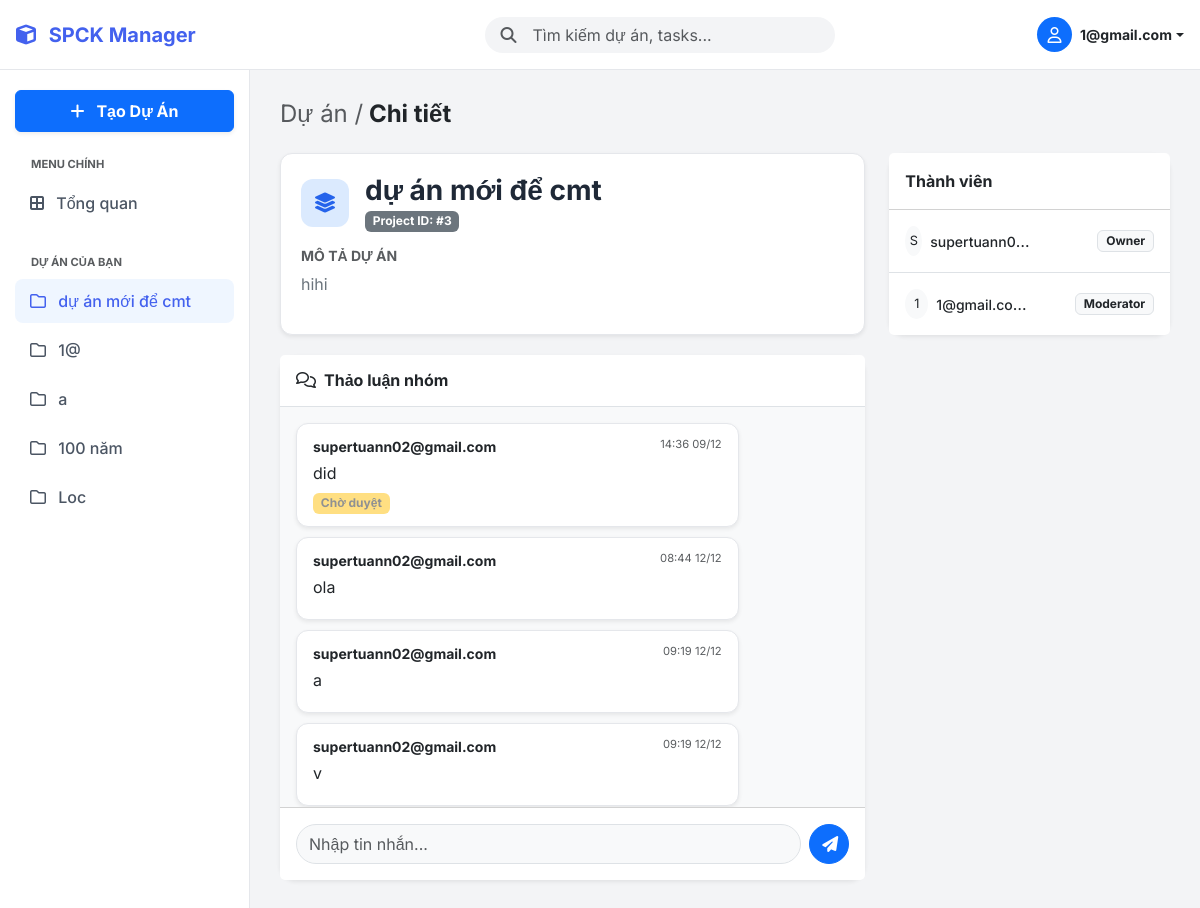
The page /dashboard.php?view_project_id=3 (signed in) on the database its author committed.
### tables this page shows
CREATE TABLE `projects` (
  `id` int NOT NULL,
  `title` varchar(255) NOT NULL,
  `description` text,
  `created_at` timestamp NOT NULL DEFAULT CURRENT_TIMESTAMP
);

CREATE TABLE `comments` (
  `id` int NOT NULL,
  `project_id` int DEFAULT NULL,
  `user_id` int DEFAULT NULL,
  `content` text,
  `created_at` timestamp NOT NULL DEFAULT CURRENT_TIMESTAMP,
  `is_approved` tinyint(1) DEFAULT '0'
);

CREATE TABLE `users` (
  `id` int NOT NULL,
  `email` varchar(255) NOT NULL,
  `password` varchar(255) NOT NULL,
  `registered_at` timestamp NOT NULL DEFAULT CURRENT_TIMESTAMP,
  `role` enum('user','admin') DEFAULT 'user',
  `status` tinyint DEFAULT '1'
);

CREATE TABLE `project_members` (
  `user_id` int NOT NULL,
  `project_id` int NOT NULL,
  `role` enum('viewer','contributor','moderator','owner') DEFAULT 'viewer'
);

### dashboard.php (the view, shortened to what the rows shown need)
<?php
require 'config.php';
$user_id = $_SESSION['user_id'];
$all_projects = [];
if (isset($_GET['q']) && !empty($_GET['q'])) {
    $search_query = trim($_GET['q']);
    $term = "%" . $search_query . "%";
    $stmt_search = $conn->prepare("SELECT * FROM projects WHERE title LIKE ? OR description LIKE ? ORDER BY created_at DESC");
    $stmt_search->bind_param("ss", $term, $term);
    $stmt_search->execute();
    $all_projects = $stmt_search->get_result()->fetch_all(MYSQLI_ASSOC);
} else {
    $all_projects = $conn->query("SELECT * FROM projects ORDER BY created_at DESC")->fetch_all(MYSQLI_ASSOC);
}
$stmt_my_pj = $conn->prepare("SELECT p.id, p.title FROM projects p JOIN project_members pm ON p.id = pm.project_id WHERE pm.user_id = ?");
$stmt_my_pj->bind_param("i", $user_id);
$stmt_my_pj->execute();
$my_projects_list = $stmt_my_pj->get_result()->fetch_all(MYSQLI_ASSOC);
$view_project_id = isset($_GET['view_project_id']) ? $_GET['view_project_id'] : null;
$projects_to_show = [];
if ($view_project_id) {
    $stmt_one = $conn->prepare("SELECT * FROM projects WHERE id = ?");
    $stmt_one->bind_param("i", $view_project_id);
    $stmt_one->execute();
    $res_one = $stmt_one->get_result();
    if($res_one->num_rows > 0) {
        $projects_to_show[] = $res_one->fetch_assoc();
    }
} else {
    $projects_to_show = $all_projects;
}
$my_roles = [];
$stmt = $conn->prepare("SELECT project_id, role FROM project_members WHERE user_id = ?");
$stmt->bind_param("i", $user_id);
$stmt->execute();
$res = $stmt->get_result();
while ($row = $res->fetch_assoc()) $my_roles[$row['project_id']] = strtolower(trim($row['role']));
$my_requests = [];
$stmt = $conn->prepare("SELECT project_id, status FROM project_requests WHERE user_id = ?");
$stmt->bind_param("i", $user_id);
$stmt->execute();
$res = $stmt->get_result();
while ($row = $res->fetch_assoc()) $my_requests[$row['project_id']] = $row['status'];
$comments = $conn->query("
    SELECT c.*, u.email, pm.role as author_role
    FROM comments c
    JOIN users u ON c.user_id = u.id
    LEFT JOIN project_members pm ON c.user_id = pm.user_id AND c.project_id = pm.project_id
    ORDER BY c.created_at ASC
")->fetch_all(MYSQLI_ASSOC);
?>
<!DOCTYPE html>
<html lang="vi">
<head>
    <link href="https://cdn.jsdelivr.net/npm/bootstrap@5.3.0/dist/css/bootstrap.min.css" rel="stylesheet">
    <link rel="stylesheet" href="https://cdnjs.cloudflare.com/ajax/libs/font-awesome/6.4.0/css/all.min.css">
</head>
<body>
    <nav class="sidebar">
        <div class="nav flex-column">
            <?php foreach($my_projects_list as $mp): ?>
                <a class="nav-link <?= ($view_project_id == $mp['id']) ? 'active' : '' ?>" href="dashboard.php?view_project_id=<?= $mp['id'] ?>">
                    <i class="fa-regular fa-folder me-2"></i> <?= htmlspecialchars($mp['title']) ?>
                </a>
            <?php endforeach; ?>
        </div>
    </nav>
    <main class="main-content">
        <?php if (empty($projects_to_show)): ?>
            <div class="text-center py-5 text-muted">
                <i class="fa-solid fa-magnifying-glass fa-2x mb-3 opacity-25"></i>
                <p>Không tìm thấy dự án nào.</p>
            </div>
        <?php else: ?>
            <?php if (!$view_project_id): ?>
                <div class="row g-4">
                    <?php foreach ($projects_to_show as $pj):
                        $pj_id = $pj['id'];
                        $my_role = $my_roles[$pj_id] ?? null;
                        $icon_bg = ($pj_id % 2 == 0) ? 'icon-blue' : (($pj_id % 3 == 0) ? 'icon-green' : 'icon-purple');
                        $icon_class = ($pj_id % 2 == 0) ? 'fa-layer-group' : 'fa-cube';
                        $badge_cls = match($my_role) {
                            'owner' => 'badge-owner', 'moderator' => 'badge-mod', 'contributor' => 'badge-contrib', default => 'badge-viewer'
                        };
                    ?>
                    <div class="col-md-6 col-xl-4">
                        <div class="project-card p-4 h-100 d-flex flex-column position-relative">
                            <div class="d-flex align-items-start mb-3">
                                <div class="project-icon <?= $icon_bg ?>">
                                    <i class="fa-solid <?= $icon_class ?>"></i>
                                </div>
                                <div class="flex-grow-1">
                                    <h5 class="fw-bold text-dark mb-1 text-truncate"><?= htmlspecialchars($pj['title']) ?></h5>
                                    <div class="text-muted small"><i class="fa-regular fa-clock me-1"></i> <?= date('d/m/Y', strtotime($pj['created_at'])) ?></div>
                                </div>
                                <?php if($my_role): ?>
                                    <span class="badge-role <?= $badge_cls ?>"><?= ucfirst($my_role) ?></span>
                                <?php endif; ?>
                            </div>
                            <div class="mt-auto pt-3 border-top d-flex justify-content-between align-items-center">
                                <div class="d-flex align-items-center">
                                    <div class="bg-secondary text-white rounded-circle small d-flex align-items-center justify-content-center border border-white" style="width:24px;height:24px;font-size:10px;">A</div>
                                    <div class="bg-primary text-white rounded-circle small d-flex align-items-center justify-content-center border border-white ms-n2" style="width:24px;height:24px;font-size:10px;">B</div>
                                    <span class="ms-2 small text-muted">Thành viên</span>
                                </div>
                                <?php if ($my_role): ?>
                                    <a href="dashboard.php?view_project_id=<?= $pj_id ?>" class="btn btn-sm btn-primary rounded-pill px-3 fw-bold stretched-link">
                                        Vào dự án <i class="fa-solid fa-arrow-right ms-1"></i>
                                    </a>
                                <?php else: ?>
                                    <?php if (isset($my_requests[$pj_id]) && $my_requests[$pj_id] == 'pending'): ?>
                                        <button class="btn btn-sm btn-secondary rounded-pill disabled">Đã xin vào</button>
                                    <?php else: ?>
                                        <form method="POST" class="position-relative z-2">
                                            <input type="hidden" name="request_access" value="1">
                                            <input type="hidden" name="project_id" value="<?= $pj_id ?>">
                                            <button class="btn btn-sm btn-outline-primary rounded-pill">Xin tham gia</button>
                                        </form>
                                    <?php endif; ?>
                                <?php endif; ?>
                            </div>
                        </div>
                    </div>
                    <?php endforeach; ?>
                </div>
            <?php else:
                $pj = $projects_to_show[0];
                $pj_id = $pj['id'];
                $my_role = $my_roles[$pj_id] ?? null;
                $can_access = in_array($my_role, ['owner', 'moderator', 'contributor', 'viewer']);
            ?>
                <?php if($can_access): ?>
                    <div class="row">
                        <div class="col-lg-8">
                            <div class="description-box shadow-sm">
                                <div class="d-flex align-items-center mb-3">
                                    <div class="project-icon icon-blue me-3"><i class="fa-solid fa-layer-group"></i></div>
                                    <div>
                                        <h3 class="fw-bold m-0"><?= htmlspecialchars($pj['title']) ?></h3>
                                        <span class="badge bg-secondary">Project ID: #<?= $pj_id ?></span>
                                    </div>
                                </div>
                                <h6 class="text-uppercase text-muted fw-bold small mb-2">Mô tả dự án</h6>
                                <p class="text-secondary" style="line-height: 1.6;">
                                    <?= nl2br(htmlspecialchars($pj['description'])) ?>
                                </p>
                            </div>
                            <div class="card border-0 shadow-sm rounded-4">
                                <div class="card-header bg-white border-bottom py-3">
                                    <h6 class="m-0 fw-bold"><i class="fa-regular fa-comments me-2"></i>Thảo luận nhóm</h6>
                                </div>
                                <div class="card-body bg-light" style="max-height: 400px; overflow-y: auto;">
                                    <?php
                                    foreach ($comments as $cmt):
                                        if ($cmt['project_id'] == $pj_id):
                                            $is_approved = $cmt['is_approved'];
                                            $is_mine = ($cmt['user_id'] == $user_id);
                                            if ($is_approved == 1 || $my_role == 'owner' || $my_role == 'moderator' || $is_mine):
                                                $bubble_cls = $is_mine ? 'mine' : 'other';
                                    ?>
                                        <div class="chat-bubble <?= $bubble_cls ?> shadow-sm">
                                            <div class="d-flex justify-content-between mb-1">
                                                <small class="fw-bold <?= $is_mine ? 'text-primary' : 'text-dark' ?>"><?= htmlspecialchars($cmt['email']) ?></small>
                                                <small class="text-muted" style="font-size:0.7em"><?= date('H:i d/m', strtotime($cmt['created_at'])) ?></small>
                                            </div>
                                            <div class="text-dark"><?= htmlspecialchars($cmt['content']) ?></div>
                                            <div class="mt-2 d-flex justify-content-end gap-2 opacity-50 hover-opacity-100">
                                                <?php if($is_approved == 0): ?><span class="badge bg-warning text-dark me-auto">Chờ duyệt</span><?php endif; ?>
                                            </div>
                                        </div>
                                    <?php endif; endif; endforeach; ?>
                                </div>
                                <div class="card-footer bg-white p-3">
                                    <?php if (in_array($my_role, ['owner', 'moderator', 'contributor'])): ?>
                                        <form method="POST" class="d-flex gap-2">
                                            <input type="text" name="content" class="form-control rounded-pill bg-light" placeholder="Nhập tin nhắn..." required>
                                            <button class="btn btn-primary rounded-circle" style="width: 40px; height: 40px;"><i class="fa-solid fa-paper-plane"></i></button>
                                        </form>
                                    <?php else: ?>
                                        <div class="text-center small text-muted">Chế độ xem (Viewer) không thể chat.</div>
                                    <?php endif; ?>
                                </div>
                            </div>
                        </div>
                        <div class="col-lg-4">
                            <div class="card border-0 shadow-sm rounded-4 mb-3">
                                <div class="card-header bg-white fw-bold py-3">Thành viên</div>
                                <ul class="list-group list-group-flush">
                                    <?php
                                    $stmt_mem = $conn->prepare("SELECT u.email, pm.role FROM project_members pm JOIN users u ON pm.user_id = u.id WHERE pm.project_id = ? ORDER BY FIELD(pm.role, 'owner', 'moderator', 'contributor', 'viewer')");
                                    $stmt_mem->bind_param("i", $pj_id);
                                    $stmt_mem->execute();
                                    $mems = $stmt_mem->get_result()->fetch_all(MYSQLI_ASSOC);
                                    foreach($mems as $m):
                                    ?>
                                    <li class="list-group-item d-flex justify-content-between align-items-center py-3">
                                        <div class="d-flex align-items-center text-truncate" style="max-width: 50%;">
                                            <div class="bg-light rounded-circle text-center me-2" style="width:30px;height:30px;line-height:30px;font-size:0.8em">
                                                <?= strtoupper(substr($m['email'],0,1)) ?>
                                            </div>
                                            <div class="text-truncate">
                                                <span class="small fw-medium"><?= htmlspecialchars($m['email']) ?></span>
                                            </div>
                                        </div>
                                        <div class="d-flex align-items-center">
                                            <?php
                                            if ($my_role == 'owner' && $m['role'] != 'owner'):
                                            ?>
                                                <form method="POST" class="d-flex align-items-center gap-1">
                                                    <input type="hidden" name="update_member_role" value="1">
                                                    <input type="hidden" name="project_id" value="<?= $pj_id ?>">
                                                    <input type="hidden" name="target_email" value="<?= $m['email'] ?>">
                                                    <select name="role" class="form-select form-select-sm py-0 px-2 shadow-none border-0 bg-light fw-bold text-dark"
                                                            style="font-size: 0.75rem; width: auto; height: 26px; background-image: none; cursor: pointer; text-align: center;"
                                                            onchange="this.form.submit()">
                                                        <option value="moderator" <?= $m['role'] == 'moderator' ? 'selected' : '' ?>>Moderator</option>
                                                        <option value="contributor" <?= $m['role'] == 'contributor' ? 'selected' : '' ?>>Contributor</option>
                                                        <option value="viewer" <?= $m['role'] == 'viewer' ? 'selected' : '' ?>>Viewer</option>
                                                    </select>
                                                </form>
                                            <?php else: ?>
                                                <span class="badge bg-light text-dark border"><?= ucfirst($m['role']) ?></span>
                                            <?php endif; ?>
                                        </div>
                                    </li>
                                    <?php endforeach; ?>
                                </ul>
                            </div>
                        </div>
                    </div>
                <?php else: ?>
                    <div class="alert alert-danger">Bạn không có quyền truy cập dự án này.</div>
                <?php endif; ?>
            <?php endif; ?>
        <?php endif; ?>
    </main>
</body>
</html>

### rows shown on the page
projects: title "dự án mới để cmt", id "3", description "hihi"
projects: title "1@"
projects: title "a"
projects: title "100 năm"
projects: title "Loc"
comments: user.email "supertuann02@gmail.com", created_at "14:36 09/12", content "did", is_approved "Chờ duyệt"
comments: user.email "supertuann02@gmail.com", created_at "08:44 12/12", content "ola"
comments: user.email "supertuann02@gmail.com", created_at "09:19 12/12", content "a"
comments: user.email "supertuann02@gmail.com", created_at "09:19 12/12", content "v"
project_members: user.email "S", user.email "supertuann…", role "Owner"
project_members: user.email "1", user.email "1@gmail.co…", role "Moderator"

### other values the page prints
$_SESSION['user_email'] "1@gmail.com"
